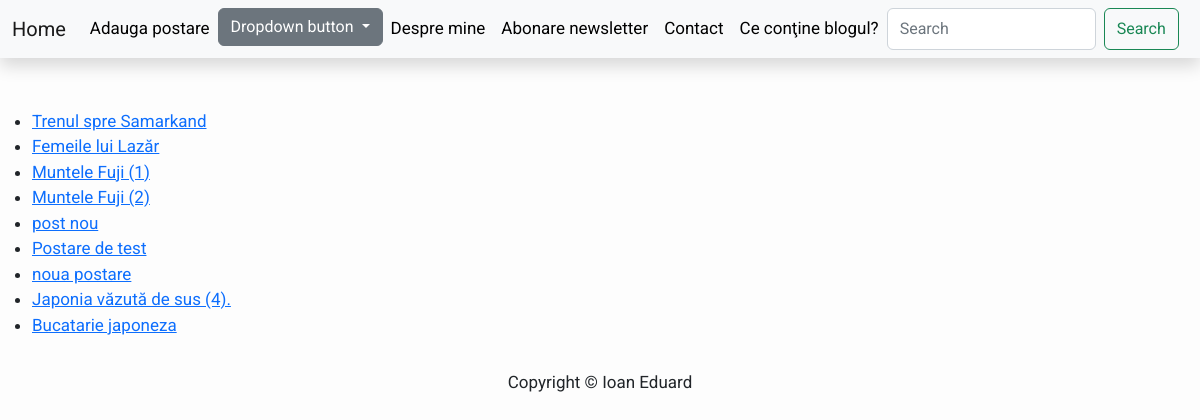
Screenshot of /blog/cuprins/ (signed in) with the database file from the repository.
### Blog/models.py (models this page shows, shortened)
class Post(models.Model):
    title = models.CharField(max_length=200, unique=True)
    slug = models.SlugField(max_length=200, unique=True)
    author = models.ForeignKey(User, on_delete=models.CASCADE, related_name='blog_posts')
    updated_on = models.DateTimeField(auto_now=True)
    content = RichTextField(blank=True, null=True, config_name='awesome_ckeditor')
    category = models.CharField(max_length=200, default='calatorii')
    created_on = models.DateTimeField(auto_now_add=True)
    status = models.IntegerField(choices=STATUS, default=0)
    tags = models.CharField(max_length=200, null=True, default="")
    class Meta:
        ordering = ['-created_on']

### Blog/views.py (the view)
# urls.py: path('blog/cuprins/',FullPostList.as_view(), name='cuprins_blog'),
class FullPostList(ListView):
    model = Post
    form_class = PostForm
    queryset = Post.objects.filter(status=1).order_by('created_on')
    template_name = 'cuprins_blog.html'
    success_url = reverse_lazy("home")

### templates/cuprins_blog.html
{% extends "base.html" %}
{% load static %}
{% load customs %}
{% block content %}
<br>
<br>
<body>
<ul class="menu">
{% for post in post_list %}
<li><a href="{% url 'post_detail' post.slug %}"> {{ post.title }}</a></li>
{% endfor %}
</ul>
</body>
{% endblock %}

### templates/base.html (style rules this page uses)
body { font-family: "Roboto", sans-serif; font-size: 17px; background-color: #fdfdfd; }

### rows the page displays
Post: title "Trenul spre Samarkand"
Post: title "Femeile lui Lazăr"
Post: title "Muntele Fuji (1)"
Post: title "Muntele Fuji (2)"
Post: title "post nou"
Post: title "Postare de test"
Post: title "noua postare"
Post: title "Japonia văzută de sus (4)."
Post: title "Bucatarie japoneza"
